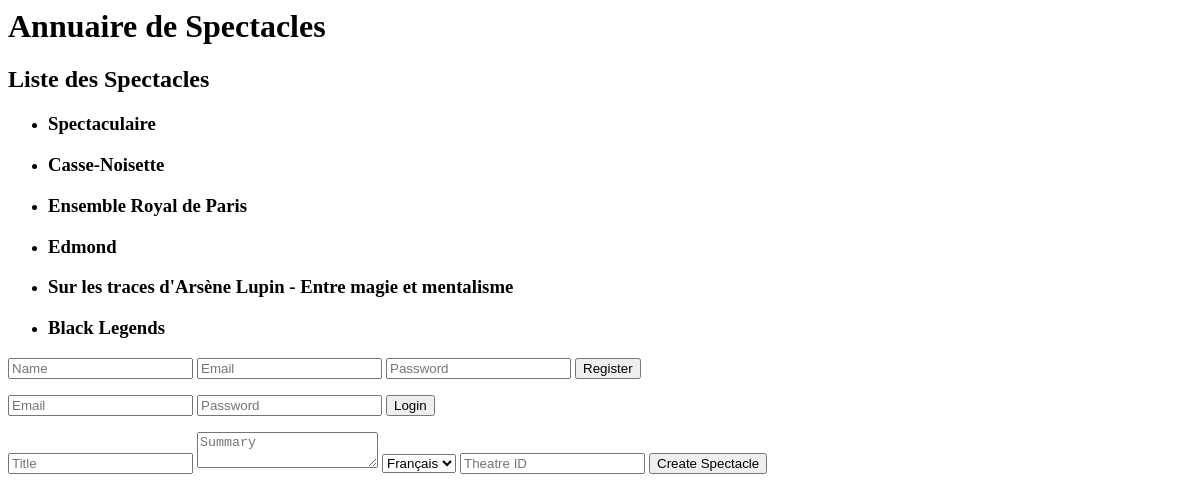
Before: /main.php with the older database file.
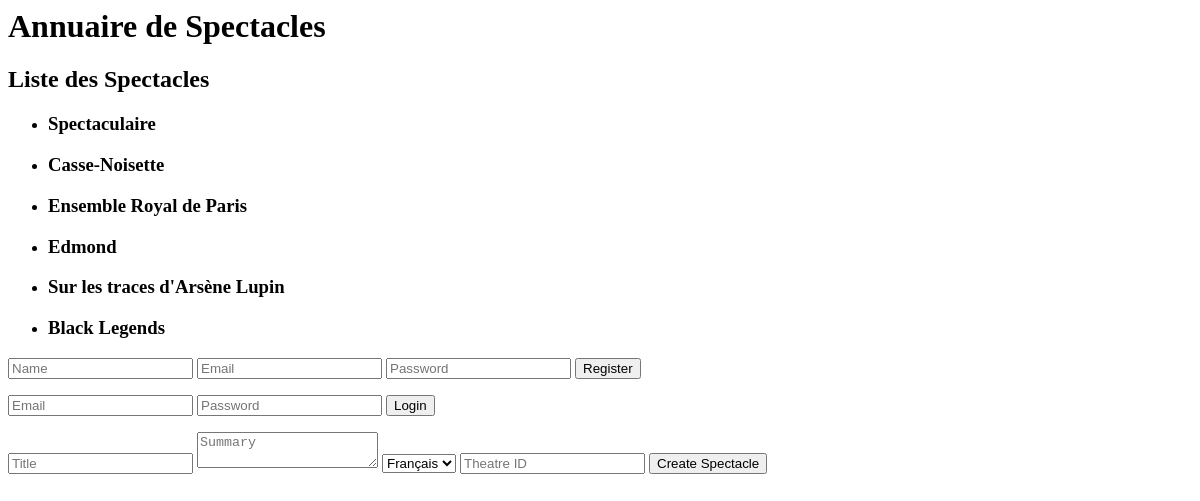
After: the same page with the newer database file.
### tables this page shows
CREATE TABLE IF NOT EXISTS `spectacle` (
  `id` int NOT NULL AUTO_INCREMENT,
  `title` char(255) NOT NULL,
  `synopsis` text,
  `duration` time DEFAULT NULL,
  `price` float DEFAULT NULL,
  `language` enum('Français','Anglais','Espagnol','Allemand','Italien') DEFAULT 'Français',
  `category_id` int NOT NULL,
  `theatre_name` varchar(255) DEFAULT NULL,
  PRIMARY KEY (`id`),
  KEY `category_id` (`category_id`)
);

### main.php (the view, shortened to what this page needs)
<?php
require 'db.php';
$stmt = $pdo->query("SELECT title FROM spectacle");
$spectacles = $stmt->fetchAll();
?>
<!DOCTYPE html>
<html lang="en">
<head
    <meta charset="UTF-8">
</head>
<body>
    <h1>Annuaire de Spectacles</h1>
    <h2>Liste des Spectacles</h2>
    <ul>
        <?php foreach ($spectacles as $spectacle): ?>
            <li>
                <h3><?php echo htmlspecialchars($spectacle['title']); ?></h3>
            </li>
        <?php endforeach; ?>
    </ul>
    <form method="POST" action="index.php">
        <input type="text" name="name" placeholder="Name" required>
        <input type="email" name="email" placeholder="Email" required>
        <input type="password" name="password" placeholder="Password" required>
        <button type="submit">Register</button>
    </form>
    <form method="POST" action="index.php">
        <input type="email" name="email" placeholder="Email" required>
        <input type="password" name="password" placeholder="Password" required>
        <button type="submit">Login</button>
    </form>
    <form method="POST" action="index.php">
        <input type="text" name="title" placeholder="Title" required>
        <textarea name="summary" placeholder="Summary" required></textarea>
        <select name="language">
            <option value="français">Français</option>
        </select>
        <input type="number" name="theatre_id" placeholder="Theatre ID" required>
        <button type="submit">Create Spectacle</button>
    </form>
</body>
</html>

Changed rows visible on the page:
changed spectacle: title "Sur les traces d'Arsène Lupin - Entre magie et mentalisme" → "Sur les traces d'Arsène Lupin"
